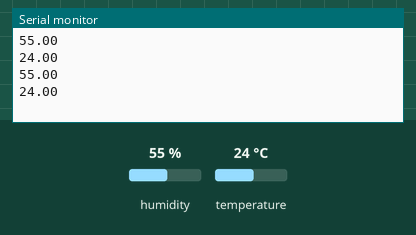
Bench run of a sketch on a simulated ESP8266 (NodeMCU). Shown: the last lines printed to the serial monitor. The test bench sets the inputs (shaded band); at power-on: humidity 55 %, temperature 24 °C. WiFi joins after 1.5 s; servers stay silent unless stated.

Above: at 3.0 s.
3.1 s: humidity set to 22 %
At 4.4 s:
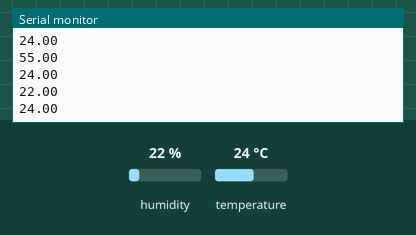
4.6 s: temperature set to 12 °C
At 6.0 s:
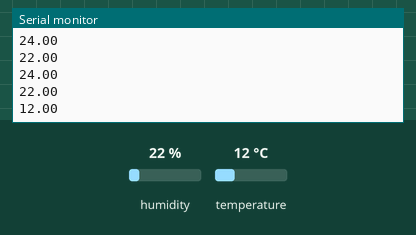
6.1 s: humidity set to 40 %
At 7.4 s:
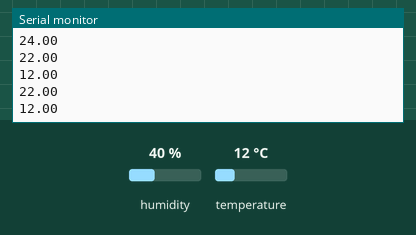
Timing chart, 0 to 9.1 s (numbered marks = the images above; inputs shaded):
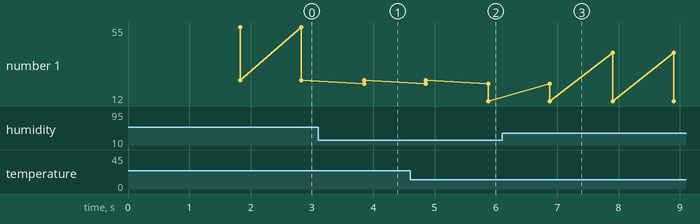

The sketch:

blynktemp.ino
```cpp
#define BLYNK_PRINT Serial
#include <SPI.h>
#include <ESP8266WiFi.h>
#include <BlynkSimpleEsp8266.h>
#include <DHT.h>

char auth[] = "Uwzx0MganUB9F_r24R6HW7N1CORDmmG2";
char ssid[] = "hashichemnad";
char pass[] = "passwords";

#define DHTPIN 2

#define DHTTYPE DHT11

DHT dht(DHTPIN, DHTTYPE);
SimpleTimer timer;


void sendSensor()
{
 float h = dht.readHumidity();
 float t = dht.readTemperature();

 if (isnan(h) || isnan(t)) {
 Serial.println("Failed to read from DHT sensor!");
 return;
 }

 Blynk.virtualWrite(V5, h); // Humidity for gauge
 Blynk.virtualWrite(V6, t); // Temperature for gauge
}

void setup()
{
 Serial.begin(115200);
 Blynk.begin(auth, ssid, pass);

 dht.begin();

 timer.setInterval(1000L, sendSensor);
}

void loop()
{
 Blynk.run(); // Initiates Blynk
 timer.run(); // Initiates SimpleTimer
  float h = dht.readHumidity();
 float t = dht.readTemperature();
 Serial.println(h);
 Serial.println(t);
 delay(1000);
}
```

Measured:
- after the input at 3.1 s, the serial monitor: prints a new line after 0.75 s (image 1)
- after the input at 4.6 s, the serial monitor: prints a new line after 1.3 s (image 2)
- plotted number 1: 24 → 12 after the input at 4.6 s
